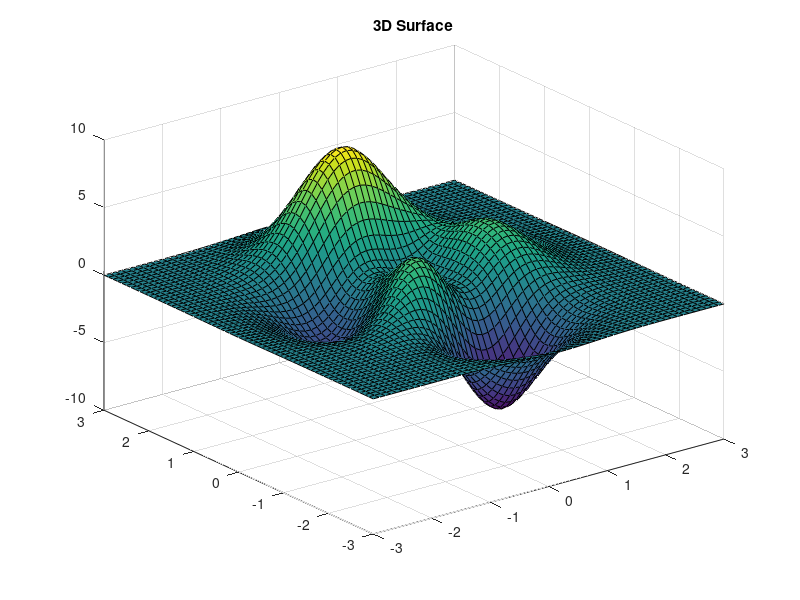

Reproduce this figure in MATLAB.
%Exercise 4
x = -3:0.1:3;
y = -3:0.1:3;
[X,Y] = meshgrid(x,y);
Z = peaks(X,Y);

figure
surf(X,Y,Z);
title('3D Surface')

%Compute
fprintf("COmpute z(1.2, 2.8 \n");
x1 = 1.2;
y1 = 2.8;